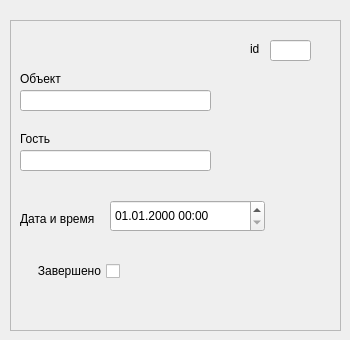
    <widget class="QWidget" name="page_Impressions_props">
     <widget class="QFrame" name="frame_Impressions_props">
      <property name="geometry">
       <rect>
        <x>10</x>
        <y>20</y>
        <width>331</width>
        <height>311</height>
       </rect>
      </property>
      <property name="frameShape">
       <enum>QFrame::StyledPanel</enum>
      </property>
      <property name="frameShadow">
       <enum>QFrame::Raised</enum>
      </property>
      <widget class="QLineEdit" name="tb_impressions_id">
       <property name="geometry">
        <rect>
         <x>260</x>
         <y>20</y>
         <width>41</width>
         <height>21</height>
        </rect>
       </property>
       <property name="styleSheet">
        <string notr="true"/>
       </property>
       <property name="alignment">
        <set>Qt::AlignCenter</set>
       </property>
      </widget>
      <widget class="QLineEdit" name="tb_imressions_object">
       <property name="geometry">
        <rect>
         <x>10</x>
         <y>70</y>
         <width>191</width>
         <height>21</height>
        </rect>
       </property>
       <property name="styleSheet">
        <string notr="true"/>
       </property>
      </widget>
      <widget class="QLabel" name="label_fname_21">
       <property name="geometry">
        <rect>
         <x>10</x>
         <y>50</y>
         <width>46</width>
         <height>18</height>
        </rect>
       </property>
       <property name="text">
        <string>Объект</string>
       </property>
      </widget>
      <widget class="QLabel" name="label_11">
       <property name="geometry">
        <rect>
         <x>240</x>
         <y>20</y>
         <width>12</width>
         <height>18</height>
        </rect>
       </property>
       <property name="text">
        <string>id</string>
       </property>
      </widget>
      <widget class="QLineEdit" name="tb_impressions_guests">
       <property name="geometry">
        <rect>
         <x>10</x>
         <y>130</y>
         <width>191</width>
         <height>21</height>
        </rect>
       </property>
       <property name="styleSheet">
        <string notr="true"/>
       </property>
      </widget>
      <widget class="QDateEdit" name="dtpicker_impressions_datetime">
       <property name="geometry">
        <rect>
         <x>100</x>
         <y>180</y>
         <width>155</width>
         <height>32</height>
        </rect>
       </property>
       <property name="displayFormat">
        <string>dd.MM.yyyy HH:mm</string>
       </property>
      </widget>
      <widget class="QLabel" name="label_fname_23">
       <property name="geometry">
        <rect>
         <x>10</x>
         <y>190</y>
         <width>85</width>
         <height>18</height>
        </rect>
       </property>
       <property name="text">
        <string>Дата и время</string>
       </property>
      </widget>
      <widget class="QLabel" name="label_fname_24">
       <property name="geometry">
        <rect>
         <x>10</x>
         <y>110</y>
         <width>34</width>
         <height>18</height>
        </rect>
       </property>
       <property name="text">
        <string>Гость</string>
       </property>
      </widget>
      <widget class="QCheckBox" name="cb_impressions_finished">
       <property name="geometry">
        <rect>
         <x>10</x>
         <y>240</y>
         <width>100</width>
         <height>22</height>
        </rect>
       </property>
       <property name="layoutDirection">
        <enum>Qt::RightToLeft</enum>
       </property>
       <property name="text">
        <string>Завершено</string>
       </property>
      </widget>
     </widget>
    </widget>
